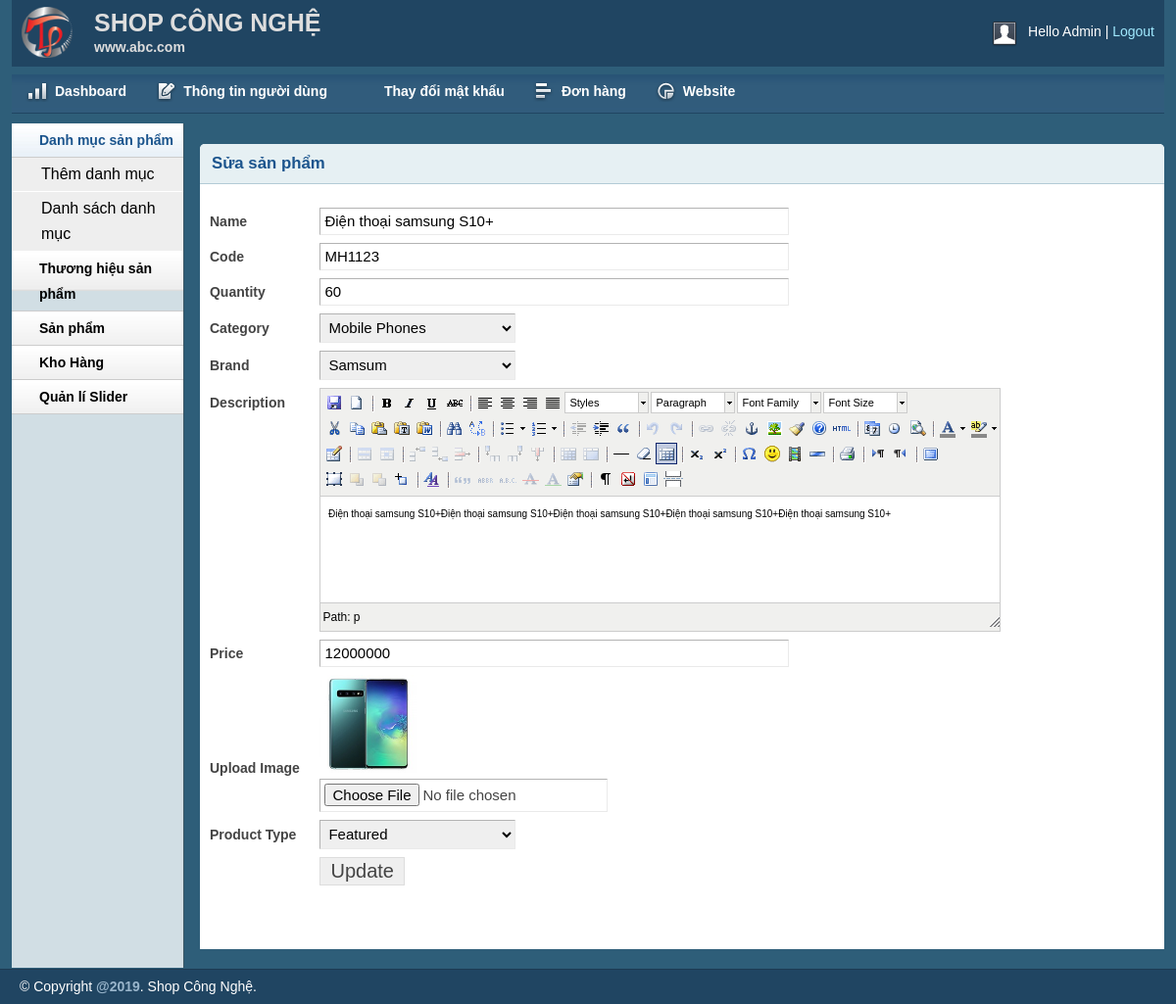
The app's page /admin/productedit.php?productid=7 (signed in) with its own data.
### tables this page shows
CREATE TABLE `tbl_product` (
  `productId` int(11) NOT NULL,
  `productName` tinytext NOT NULL,
  `product_code` varchar(200) NOT NULL,
  `productQuantity` varchar(50) NOT NULL,
  `product_soldout` varchar(50) NOT NULL DEFAULT '0',
  `product_remain` varchar(50) NOT NULL,
  `catId` int(11) NOT NULL,
  `brandId` int(11) NOT NULL,
  `product_desc` text NOT NULL,
  `type` int(11) NOT NULL,
  `price` varchar(255) NOT NULL,
  `image` varchar(255) NOT NULL
);

CREATE TABLE `tbl_category` (
  `catId` int(11) NOT NULL,
  `catName` varchar(255) NOT NULL
);

CREATE TABLE `tbl_brand` (
  `brandId` int(11) NOT NULL,
  `brandName` varchar(255) NOT NULL
);

### lib/database.php (called while the page is built, shortened)
<?php
Class Database extends PDO{
   public $host   = DB_HOST;
   public $user   = DB_USER;
   public $pass   = DB_PASS;
   public $dbname = DB_NAME;
   public $link;
private function connectDB(){
   $this->link = new mysqli($this->host, $this->user, $this->pass,
    $this->dbname);
 }
public function select($query){
  $result = $this->link->query($query) or
   die($this->link->error.__LINE__);
  if($result->num_rows > 0){
    return $result;
  } else {
    return false;
  }
 }
}

### classes/product.php (called while the page is built, shortened)
<?php
	$filepath = realpath(dirname(__FILE__));
	include_once ($filepath.'/../lib/database.php');
?>
<?php
	class product
	{
		private $db;
		public function __construct()
		{
			$this->db = new Database();
		}
		public function getproductbyId($id)
		{
			$query = "SELECT * FROM tbl_product where productId = '$id' ";
			$result = $this->db->select($query);
			return $result;
		}
	}
 ?>

### classes/category.php (called while the page is built, shortened)
<?php
	$filepath = realpath(dirname(__FILE__));
	include_once ($filepath.'/../lib/database.php');
?>
<?php
	class category
	{
		private $db;
		public function __construct()
		{
			$this->db = new Database();
		}
		public function show_category()
		{
			$query = "SELECT * FROM tbl_category order by catId desc ";
			$result = $this->db->select($query);
			return $result;
		}
	}
 ?>

### classes/brand.php (called while the page is built, shortened)
<?php
	$filepath = realpath(dirname(__FILE__));
	include_once ($filepath.'/../lib/database.php');
?>
<?php
	class brand
	{
		private $db;
		public function __construct()
		{
			$this->db = new Database();
		}
		public function show_brand()
		{
			$query = "SELECT * FROM tbl_brand order by brandId desc ";
			$result = $this->db->select($query);
			return $result;
		}
	}
 ?>

### admin/productedit.php (the view, shortened to what this page needs)
<?php include 'inc/header.php';?>
<?php include 'inc/sidebar.php';?>
<?php include '../classes/category.php';  ?>
<?php include '../classes/brand.php';  ?>
<?php include '../classes/product.php';  ?>
<?php
    $pd = new product();
    if(!isset($_GET['productid']) || $_GET['productid'] == NULL){
        echo "<script> window.location = 'productlist.php' </script>";
    }else {
        $id = $_GET['productid'];
    }
  ?>
<div class="grid_10">
    <div class="box round first grid">
        <h2>Sửa sản phẩm</h2>
         <?php
         $get_product_by_id = $pd->getproductbyId($id);
         if($get_product_by_id){
            while ($result_product = $get_product_by_id->fetch_assoc()) {
          ?>
        <div class="block">
         <form action="" method="post" enctype="multipart/form-data">
            <table class="form">
                <tr>
                    <td>
                        <label>Name</label>
                    </td>
                    <td>
                        <input name="productName" value="<?php echo $result_product['productName'] ?>" type="text" class="medium" />
                    </td>
                </tr>
                  <tr>
                    <td>
                        <label>Code</label>
                    </td>
                    <td>
                        <input name="product_code" value="<?php echo $result_product['product_code'] ?>" type="text" class="medium" />
                    </td>
                </tr>
                 <tr>
                    <td>
                        <label>Quantity</label>
                    </td>
                    <td>
                        <input name="productQuantity" value="<?php echo $result_product['productQuantity'] ?>" type="text" class="medium" />
                    </td>
                </tr>
                <tr>
                    <td>
                        <label>Category</label>
                    </td>
                    <td>
                        <select id="select" name="category">
                            <?php
                            $cat = new category();
                            $catlist = $cat->show_category();
                            if($catlist){
                                while ($result = $catlist->fetch_assoc()){
                             ?>
                            <option
                            <?php
                            if($result['catId']==$result_product['catId'])
                                { echo 'selected'; }
                             ?>
                            value=" <?php echo $result['catId'] ?> "> <?php echo $result['catName'] ?></option>
                            <?php
                            }
                             }
                             ?>
                        </select>
                    </td>
                </tr>
                <tr>
                    <td>
                        <label>Brand</label>
                    </td>
                    <td>
                        <select id="select" name="brand">
                            <?php
                            $brand = new brand();
                            $brandlist = $brand->show_brand();
                            if($brandlist){
                                while ($result = $brandlist->fetch_assoc()){
                             ?>
                            <option
                            <?php
                            if($result['brandId']==$result_product['brandId'])
                                { echo 'selected'; }
                             ?>
                             value=" <?php echo $result['brandId'] ?> "> <?php echo $result['brandName'] ?> </option>
                            <?php
                            }
                             }
                             ?>
                        </select>
                    </td>
                </tr>
                 <tr>
                    <td style="vertical-align: top; padding-top: 9px;">
                        <label>Description</label>
                    </td>
                    <td>
                    </td>
                </tr>
                <tr>
                    <td>
                        <label>Price</label>
                    </td>
                    <td>
                        <input name="price" value="<?php echo $result_product['price'] ?>" type="text" class="medium" />
                    </td>
                </tr>
                <tr>
                    <td>
                        <label>Upload Image</label>
                    </td>
                    <td>
                        <img src="uploads/<?php echo $result_product['image'] ?>" width="100"><br>
                        <input name="image" type="file" />
                    </td>
                </tr>
                <tr>
                    <td>
                        <label>Product Type</label>
                    </td>
                    <td>
                        <select id="select" name="type">
                            <?php
                            if ($result_product['type'] ==0) {
                             ?>
                            <option selected value="0">Featured</option>
                            <?php
                                }else{
                            ?>
                            <option value="1">Featured</option>
                            <option selected value="0">Non-Featured</option>
                            <?php
                        }
                             ?>
                        </select>
                    </td>
                </tr>
                <tr>
                    <td></td>
                    <td>
                        <input type="submit" name="submit" value="Update" />
                    </td>
                </tr>
            </table>
            </form>
            <?php
            }
            }
             ?>
        </div>
    </div>
</div>
<?php include 'inc/footer.php';?>

### admin/css/text.css (style rules this page uses)
body { font: 13px/1.5 Tahoma, Helvetica, Arial, 'Liberation Sans', FreeSans, sans-serif; }
h2 { font-size: 23px; }
p, dl, hr, h1, h2, h3, h4, h5, h6, ol, ul, pre, table, address, fieldset { margin-bottom: 20px; }

### admin/css/grid.css (style rules this page uses)
.grid_1, .grid_2, .grid_3, .grid_4, .grid_5, .grid_6, .grid_7, .grid_8, .grid_9, .grid_10, .grid_11, .grid_12, .grid_13, .grid_14, .grid_15, .grid_16 { display: inline; float: left; margin-left: 1%; margin-right: 1%; }
.container_12 .grid_10 { width: 81.333%; }

### admin/css/layout.css (style rules this page uses)
body { background: #fff none repeat scroll 0 0; color: #444; font-size: 14px; padding: 0; }
h1, h2, h3, h4, h5, h6 { line-height:1.2em; margin-bottom:.3em; }
h2 { margin-top:1em; }
.box { background:#fff; margin-bottom:20px; padding:10px 10px 10px 10px; margin-left:-8px; }
.box.grid { padding-bottom:40px; }
.box.round { -moz-border-radius: 5px 5px 0px 0px; -webkit-border-radius: 5px 5px 0px 0px; border-radius: 5px 5px 0px 0px; }
.box h2 { font-size:1.2em; font-weight:bold; color:#1B548D; background:#E6F0F3; margin:-10px -10px 0 -10px; padding:10px 12px; border-bottom:1px solid #B3CBD6; -moz-border-radius: 5px 5px 0px 0px; -webkit-border-radius: 5px 5px 0px 0px; border-radius: 5px 5px 0px 0px; }
.box.first { min-height: 406px; }
.block { padding-top:20px; }
table.form { width:100%; }
table.form td { padding:4px 0px; }
table.form label { font-weight:bold; }
table.form input, table.form select { font-size: 15px; padding: 4px 4px 5px 4px; border-top: 1px solid #b3b3b3; border-left: 1px solid #b3b3b3; border-right: 1px solid #eaeaea; border-bottom: 1px solid #eaeaea; }
table.form input[type="submit"] { border: 1px solid #ddd; color: #444; cursor: pointer; font-size: 20px; padding: 2px 10px; }
input.medium { width: 55%; }
.block { padding-bottom:1px; }
table.form select { width:200px; }

### admin/js/tiny-mce/themes/advanced/skins/default/content.css (style rules this page uses)
body, td, pre { color:#000; font-family:Verdana, Arial, Helvetica, sans-serif; font-size:10px; margin:8px; }
body { background:#FFF; }
h2 { font-size: 1.5em }
img { border:0; }
table, img, hr, .mceItemAnchor { cursor:default }
table td, table th { cursor:text }

### records on screen
tbl_product: productName "Điện thoại samsung S10+", product_code "MH1123", productQuantity "60", category "Mobile Phones", brand "Samsum", price "12000000", image (picture), type "Featured"
